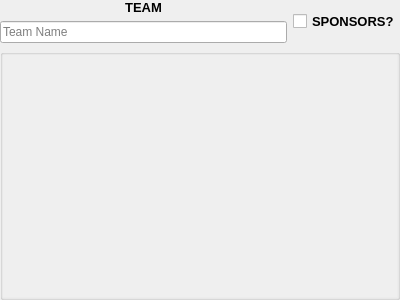
<?xml version="1.0" encoding="UTF-8"?>
<ui version="4.0">
 <class>Form</class>
 <widget class="QWidget" name="Form">
  <property name="geometry">
   <rect>
    <x>0</x>
    <y>0</y>
    <width>400</width>
    <height>300</height>
   </rect>
  </property>
  <property name="minimumSize">
   <size>
    <width>1</width>
    <height>0</height>
   </size>
  </property>
  <property name="windowTitle">
   <string>Form</string>
  </property>
  <property name="locale">
   <locale language="English" country="UnitedStates"/>
  </property>
  <layout class="QVBoxLayout" name="verticalLayout">
   <property name="leftMargin">
    <number>0</number>
   </property>
   <property name="topMargin">
    <number>0</number>
   </property>
   <property name="rightMargin">
    <number>0</number>
   </property>
   <property name="bottomMargin">
    <number>0</number>
   </property>
   <item>
    <layout class="QHBoxLayout" name="horizontalLayout_2">
     <item>
      <layout class="QVBoxLayout" name="verticalLayout_3">
       <item>
        <widget class="QLabel" name="teamLabel">
         <property name="minimumSize">
          <size>
           <width>1</width>
           <height>0</height>
          </size>
         </property>
         <property name="font">
          <font>
           <pointsize>10</pointsize>
           <bold>true</bold>
          </font>
         </property>
         <property name="text">
          <string>TEAM</string>
         </property>
         <property name="alignment">
          <set>Qt::AlignCenter</set>
         </property>
        </widget>
       </item>
       <item>
        <widget class="QLineEdit" name="teamName">
         <property name="minimumSize">
          <size>
           <width>1</width>
           <height>0</height>
          </size>
         </property>
         <property name="placeholderText">
          <string>Team Name</string>
         </property>
        </widget>
       </item>
      </layout>
     </item>
     <item>
      <widget class="QCheckBox" name="separateSponsors">
       <property name="sizePolicy">
        <sizepolicy hsizetype="Maximum" vsizetype="Fixed">
         <horstretch>0</horstretch>
         <verstretch>0</verstretch>
        </sizepolicy>
       </property>
       <property name="minimumSize">
        <size>
         <width>1</width>
         <height>0</height>
        </size>
       </property>
       <property name="font">
        <font>
         <pointsize>10</pointsize>
         <bold>true</bold>
        </font>
       </property>
       <property name="text">
        <string>SPONSORS?</string>
       </property>
       <property name="iconSize">
        <size>
         <width>32</width>
         <height>16</height>
        </size>
       </property>
      </widget>
     </item>
    </layout>
   </item>
   <item>
    <widget class="QGroupBox" name="groupBox">
     <property name="sizePolicy">
      <sizepolicy hsizetype="MinimumExpanding" vsizetype="MinimumExpanding">
       <horstretch>0</horstretch>
       <verstretch>0</verstretch>
      </sizepolicy>
     </property>
     <property name="font">
      <font>
       <pointsize>10</pointsize>
       <bold>true</bold>
      </font>
     </property>
     <property name="locale">
      <locale language="English" country="UnitedStates"/>
     </property>
     <property name="title">
      <string/>
     </property>
     <property name="alignment">
      <set>Qt::AlignCenter</set>
     </property>
     <property name="flat">
      <bool>true</bool>
     </property>
     <layout class="QVBoxLayout" name="verticalLayout_2">
      <property name="spacing">
       <number>0</number>
      </property>
      <property name="leftMargin">
       <number>0</number>
      </property>
      <property name="topMargin">
       <number>0</number>
      </property>
      <property name="rightMargin">
       <number>0</number>
      </property>
      <property name="bottomMargin">
       <number>0</number>
      </property>
      <item>
       <widget class="QScrollArea" name="scrollArea">
        <property name="minimumSize">
         <size>
          <width>1</width>
          <height>0</height>
         </size>
        </property>
        <property name="frameShape">
         <enum>QFrame::Panel</enum>
        </property>
        <property name="frameShadow">
         <enum>QFrame::Plain</enum>
        </property>
        <property name="lineWidth">
         <number>0</number>
        </property>
        <property name="widgetResizable">
         <bool>true</bool>
        </property>
        <widget class="QWidget" name="scrollAreaWidgetContents">
         <property name="geometry">
          <rect>
           <x>0</x>
           <y>0</y>
           <width>394</width>
           <height>233</height>
          </rect>
         </property>
         <layout class="QVBoxLayout" name="verticalLayout_5">
          <property name="spacing">
           <number>0</number>
          </property>
          <property name="leftMargin">
           <number>0</number>
          </property>
          <property name="topMargin">
           <number>0</number>
          </property>
          <property name="rightMargin">
           <number>0</number>
          </property>
          <property name="bottomMargin">
           <number>0</number>
          </property>
         </layout>
        </widget>
       </widget>
      </item>
     </layout>
    </widget>
   </item>
  </layout>
 </widget>
 <resources/>
 <connections/>
</ui>
